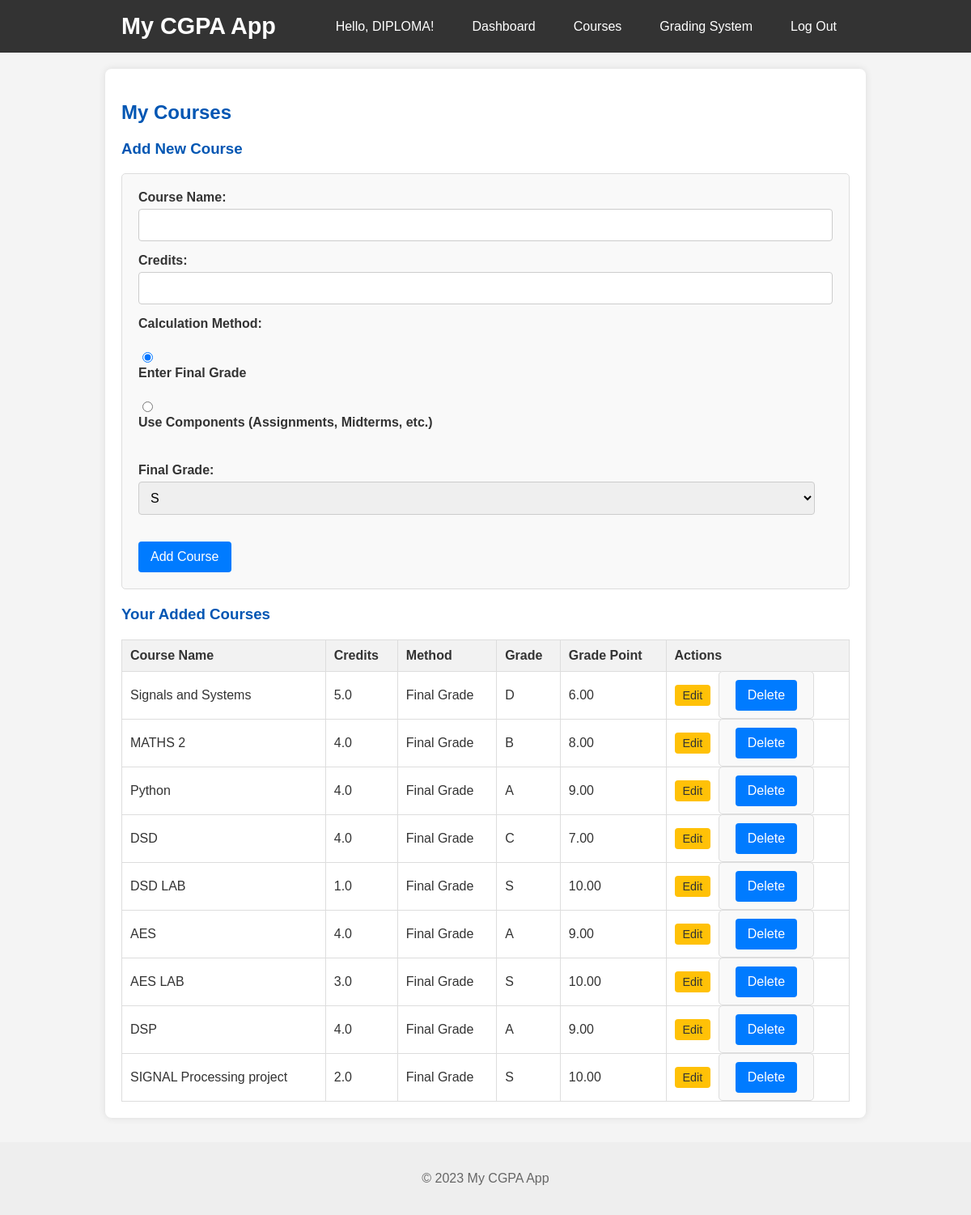
The page /courses (signed in) on the database its author committed.
### tables this page shows
CREATE TABLE users (
            id INTEGER PRIMARY KEY AUTOINCREMENT,
            username TEXT UNIQUE NOT NULL,
            password TEXT NOT NULL
        );

CREATE TABLE courses (
            id INTEGER PRIMARY KEY AUTOINCREMENT,
            user_id INTEGER NOT NULL,
            name TEXT NOT NULL,
            credits REAL NOT NULL,
            calculation_method TEXT DEFAULT 'final_grade', -- 'final_grade' or 'components'
            final_grade_letter TEXT, -- Stored if method is 'final_grade' or calculated from components
            final_grade_point REAL,  -- Stored if method is 'final_grade' or calculated from components
            FOREIGN KEY (user_id) REFERENCES users(id) ON DELETE CASCADE
        );

### app.py (the view, shortened to what this page needs)
@app.route('/courses', methods=('GET', 'POST'))
def courses():
    if g.user is None:
        return redirect(url_for('login'))
    db = get_db()
    cursor = db.cursor()
    user_courses = cursor.execute("SELECT id, name, credits, calculation_method, final_grade_letter, final_grade_point FROM courses WHERE user_id = ?", (g.user['id'],)).fetchall()
    db.close()
    courses_for_display = []
    for course in user_courses:
        course_data = dict(course) # Convert row to mutable dict
        if course_data['calculation_method'] == 'components':
            percentage_score, calculated_grade_point, calculated_grade_letter = calculate_course_final_grade(course_data['id'], g.grading_system)
            course_data['display_grade_letter'] = calculated_grade_letter if calculated_grade_letter else "N/A"
            course_data['display_grade_point'] = "%.2f (%.1f%%)" % (calculated_grade_point, percentage_score) if calculated_grade_point is not None else "N/A"
        else: # final_grade method
            course_data['display_grade_letter'] = course_data['final_grade_letter'] if course_data['final_grade_letter'] else "N/A"
            course_data['display_grade_point'] = "%.2f" % course_data['final_grade_point'] if course_data['final_grade_point'] is not None else "N/A"
        courses_for_display.append(course_data)
    available_grades = sorted(g.grading_system.keys(), key=lambda x: g.grading_system[x], reverse=True)
    return render_template('courses.html', courses=courses_for_display, available_grades=available_grades)

### app.py (called while the page is built)
def get_user_grading_system(user_id):
    db = get_db()
    cursor = db.cursor()
    cursor.execute("SELECT grade_letter, grade_point FROM grading_systems WHERE user_id = ?", (user_id,))
    grading_system_rows = cursor.fetchall()
    db.close()
    grading_system_map = {row['grade_letter'].upper(): row['grade_point'] for row in grading_system_rows}
    return grading_system_map

@app.before_request
def load_logged_in_user():
    user_id = session.get('user_id')
    if user_id is None:
        g.user = None
        g.grading_system = {} # No grading system if not logged in
    else:
        db = get_db()
        cursor = db.cursor()
        g.user = cursor.execute("SELECT * FROM users WHERE id = ?", (user_id,)).fetchone()
        db.close()
        g.grading_system = get_user_grading_system(user_id) # Load user's grading system

@app.teardown_appcontext
def close_connection(exception):
    db = getattr(g, '_database', None)
    if db is not None:
        db.close()

### database.py (called while the page is built)
def get_db():
    conn = sqlite3.connect(DATABASE)
    conn.row_factory = sqlite3.Row # This makes rows behave like dictionaries
    return conn

### templates/courses.html (shortened to what this page needs)
{% extends 'base.html' %}
{% block content %}
    <h2>My Courses</h2>
    <h3>Add New Course</h3>
    <form method="post">
        <label for="name">Course Name:</label>
        <input type="text" id="name" name="name" required>
        <label for="credits">Credits:</label>
        <input type="number" id="credits" name="credits" step="0.5" min="0.5" required>
        <label>Calculation Method:</label><br>
        <input type="radio" id="method_final_grade" name="calculation_method" value="final_grade" checked>
        <label for="method_final_grade">Enter Final Grade</label><br>
        <input type="radio" id="method_components" name="calculation_method" value="components">
        <label for="method_components">Use Components (Assignments, Midterms, etc.)</label>
        <br><br>
        <div id="final_grade_input_section">
            <label for="grade_letter">Final Grade:</label>
            <select id="grade_letter" name="grade_letter">
                {% if available_grades %}
                    {% for grade in available_grades %}
                        <option value="{{ grade }}">{{ grade }}</option>
                    {% endfor %}
                {% else %}
                    <option value="">No grades defined. Please go to <a href="{{ url_for('grading_system') }}">Grading System</a> to add some!</option>
                {% endif %}
            </select>
        </div>
        <br>
        <button type="submit">Add Course</button>
    </form>
    {% if courses %}
        <h3>Your Added Courses</h3>
        <table>
            <thead>
                <tr>
                    <th>Course Name</th>
                    <th>Credits</th>
                    <th>Method</th>
                    <th>Grade</th>
                    <th>Grade Point</th>
                    <th>Actions</th>
                </tr>
            </thead>
            <tbody>
                {% for course in courses %}
                    <tr>
                        <td>{{ course.name }}</td>
                        <td>{{ "%.1f" % course.credits }}</td>
                        <td>{{ 'Components' if course.calculation_method == 'components' else 'Final Grade' }}</td>
                        <td>{{ course.display_grade_letter }}</td>
                        <td>{{ course.display_grade_point }}</td>
                        <td>
                            <a href="{{ url_for('edit_course', course_id=course.id) }}" class="edit-btn">Edit</a>
                            <form action="{{ url_for('delete_course', course_id=course.id) }}" method="post" style="display:inline;">
                                <button type="submit" class="delete-btn">Delete</button>
                            </form>
                        </td>
                    </tr>
                {% endfor %}
            </tbody>
        </table>
    {% else %}
        <p>You haven't added any courses yet. Add one above!</p>
    {% endif %}
{% endblock %}

### templates/base.html (shortened to what this page needs)
<!DOCTYPE html>
<html lang="en">
<head>
    <link rel="stylesheet" href="{{ url_for('static', filename='style.css') }}">
</head>
<body>
    <header>
        <nav>
            <h1><a href="{{ url_for('index') }}">My CGPA App</a></h1>
            <ul class="nav-links">
                {% if g.user %}
                    <li><span class="nav-username">Hello, {{ g.user['username'] }}!</span></li>
                    <li><a href="{{ url_for('dashboard') }}" class="nav-item">Dashboard</a></li>
                    <li><a href="{{ url_for('courses') }}" class="nav-item">Courses</a></li>
                    <li><a href="{{ url_for('grading_system') }}" class="nav-item">Grading System</a></li>
                    <li><a href="{{ url_for('logout') }}" class="nav-item">Log Out</a></li>
                {% else %}
                    <li><a href="{{ url_for('register') }}" class="nav-item">Register</a></li>
                    <li><a href="{{ url_for('login') }}" class="nav-item">Log In</a></li>
                {% endif %}
            </ul>
        </nav>
    </header>
    <main>
        {% block content %}{% endblock %}
    </main>
    <footer>
        <p>&copy; 2023 My CGPA App</p>
    </footer>
</body>
</html>

### static/style.css (style rules this page uses)
body { font-family: Arial, sans-serif; margin: 0; padding: 0; background-color: #f4f4f4; color: #333; }
header { background-color: #333; color: #fff; padding: 1rem 0; text-align: center; }
header nav { display: flex; justify-content: space-between; align-items: center; max-width: 900px; margin: 0 auto; padding: 0 20px; }
header h1 { margin: 0; font-size: 1.8rem; }
header h1 a { color: #fff; text-decoration: none; }
header ul { list-style: none; margin: 0; padding: 0; display: flex; gap: 15px; }
header ul li a, header ul li span { color: #fff; text-decoration: none; padding: 0.5rem 1rem; border-radius: 5px; transition: background-color 0.3s ease; }
main { max-width: 900px; margin: 20px auto; padding: 20px; background-color: #fff; box-shadow: 0 0 10px rgba(0, 0, 0, 0.1); border-radius: 8px; }
footer { text-align: center; padding: 20px; margin-top: 30px; background-color: #eee; color: #666; }
h2, h3 { color: #0056b3; }
form { background-color: #f9f9f9; padding: 20px; border-radius: 5px; margin-bottom: 20px; border: 1px solid #ddd; }
form label { display: block; margin-bottom: 5px; font-weight: bold; }
form input[type="text"], form input[type="password"], form input[type="number"], form select { width: calc(100% - 22px); padding: 10px; margin-bottom: 15px; border: 1px solid #ccc; border-radius: 4px; font-size: 1rem; }
form button[type="submit"] { background-color: #007bff; color: white; padding: 10px 15px; border: none; border-radius: 4px; cursor: pointer; font-size: 1rem; transition: background-color 0.3s ease; }
table { width: 100%; border-collapse: collapse; margin-top: 20px; }
table, th, td { border: 1px solid #ddd; }
th, td { padding: 10px; text-align: left; }
th { background-color: #f2f2f2; font-weight: bold; }
.delete-btn { background-color: #dc3545; color: white; padding: 5px 10px; border: none; border-radius: 4px; cursor: pointer; font-size: 0.9rem; }
.edit-btn { background-color: #ffc107; color: #333; padding: 5px 10px; border: none; border-radius: 4px; cursor: pointer; font-size: 0.9rem; text-decoration: none; display: inline-block; margin-right: 5px; }

### rows shown on the page
users: user.username "DIPLOMA"
courses: name "Signals and Systems", credits "5.0", calculation_method "Final Grade", display_grade_letter "D", display_grade_point "6.00"
courses: name "MATHS 2", credits "4.0", calculation_method "Final Grade", display_grade_letter "B", display_grade_point "8.00"
courses: name "Python", credits "4.0", calculation_method "Final Grade", display_grade_letter "A", display_grade_point "9.00"
courses: name "DSD", credits "4.0", calculation_method "Final Grade", display_grade_letter "C", display_grade_point "7.00"
courses: name "DSD LAB", credits "1.0", calculation_method "Final Grade", display_grade_letter "S", display_grade_point "10.00"
courses: name "AES", credits "4.0", calculation_method "Final Grade", display_grade_letter "A", display_grade_point "9.00"
courses: name "AES LAB", credits "3.0", calculation_method "Final Grade", display_grade_letter "S", display_grade_point "10.00"
courses: name "DSP", credits "4.0", calculation_method "Final Grade", display_grade_letter "A", display_grade_point "9.00"
courses: name "SIGNAL Processing project", credits "2.0", calculation_method "Final Grade", display_grade_letter "S", display_grade_point "10.00"

### other values the page prints
form field grade_letter "S"
